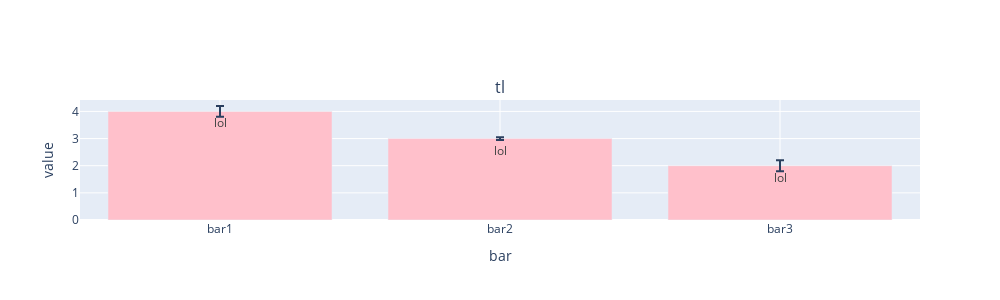

The notebook cell this image was saved under:
### Code cell
# simple bar plot
bar_data = [4, 3, 2]
bar_labels = ["bar1", "bar2", "bar3"]
bar_errors = [0.2, 0.05, 0.2]
h = ep.bar(
    y=bar_data,
    x=bar_labels,
    error_y=bar_errors,
    color="pink",
    xlabel="bar",
    ylabel="value",
    title="tl",
    text="lol",
    textposition="auto",
)
ep.plot_all([h], outfile=os.path.join("test_figs", "simple_bar.png"))

### Figure 1 — Plotly figure (JSON) as saved in the notebook; plotly's stock layout.template omitted (floating-point values rounded to 4 significant figures)
{"data": [{"error_y": {"array": [0.2, 0.05, 0.2], "type": "data", "visible": true}, "marker": {"color": "pink"}, "showlegend": false, "text": "lol", "textposition": "auto", "type": "bar", "x": ["bar1", "bar2", "bar3"], "xaxis": "x", "y": [4, 3, 2], "yaxis": "y"}], "layout": {"annotations": [{"font": {"size": 16}, "showarrow": false, "text": "tl", "x": 0.5, "xanchor": "center", "xref": "paper", "y": 1, "yanchor": "bottom", "yref": "paper"}], "height": 300, "showlegend": false, "width": 1000, "xaxis": {"anchor": "y", "domain": [0, 1], "showgrid": true, "title": {"text": "bar"}}, "yaxis": {"anchor": "x", "domain": [0, 1], "showgrid": true, "title": {"text": "value"}}}}
